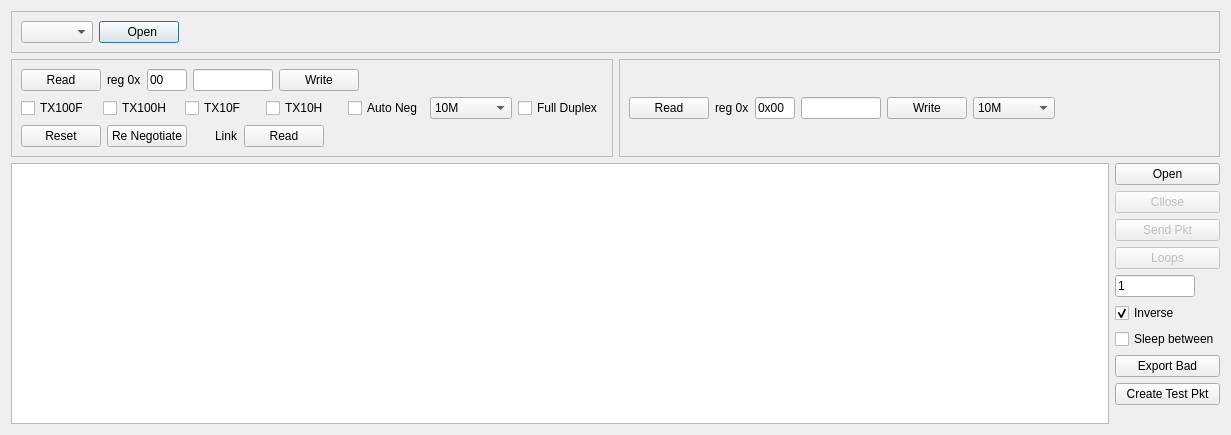
<?xml version="1.0" encoding="UTF-8"?>
<ui version="4.0">
 <class>Dialog</class>
 <widget class="QDialog" name="Dialog">
  <property name="geometry">
   <rect>
    <x>0</x>
    <y>0</y>
    <width>1231</width>
    <height>435</height>
   </rect>
  </property>
  <property name="windowTitle">
   <string>Dialog</string>
  </property>
  <layout class="QVBoxLayout" name="verticalLayout">
   <item>
    <widget class="QFrame" name="UART">
     <property name="frameShape">
      <enum>QFrame::StyledPanel</enum>
     </property>
     <property name="frameShadow">
      <enum>QFrame::Plain</enum>
     </property>
     <layout class="QHBoxLayout" name="horizontalLayout_4">
      <item>
       <widget class="QComboBox" name="m_listUARTs"/>
      </item>
      <item>
       <widget class="QPushButton" name="m_btnOpenUART">
        <property name="sizePolicy">
         <sizepolicy hsizetype="Fixed" vsizetype="Fixed">
          <horstretch>0</horstretch>
          <verstretch>0</verstretch>
         </sizepolicy>
        </property>
        <property name="text">
         <string>  Open</string>
        </property>
        <property name="icon">
         <iconset resource="icons.qrc">
          <normaloff>:/new/icons/Icons/LedGray.png</normaloff>:/new/icons/Icons/LedGray.png</iconset>
        </property>
       </widget>
      </item>
      <item>
       <spacer name="horizontalSpacer_2">
        <property name="orientation">
         <enum>Qt::Horizontal</enum>
        </property>
        <property name="sizeHint" stdset="0">
         <size>
          <width>40</width>
          <height>20</height>
         </size>
        </property>
       </spacer>
      </item>
     </layout>
    </widget>
   </item>
   <item>
    <layout class="QHBoxLayout" name="horizontalLayout_5">
     <item>
      <widget class="QFrame" name="verticalFrame">
       <property name="frameShape">
        <enum>QFrame::StyledPanel</enum>
       </property>
       <property name="frameShadow">
        <enum>QFrame::Sunken</enum>
       </property>
       <layout class="QVBoxLayout" name="verticalLayout_5">
        <item>
         <layout class="QHBoxLayout" name="horizontalLayout_7">
          <item>
           <widget class="QPushButton" name="m_btnReadRegMDIO0">
            <property name="text">
             <string>Read</string>
            </property>
           </widget>
          </item>
          <item>
           <widget class="QLabel" name="label">
            <property name="text">
             <string>reg 0x</string>
            </property>
           </widget>
          </item>
          <item>
           <widget class="QLineEdit" name="m_regNrForMDIO0">
            <property name="sizePolicy">
             <sizepolicy hsizetype="Fixed" vsizetype="Fixed">
              <horstretch>0</horstretch>
              <verstretch>0</verstretch>
             </sizepolicy>
            </property>
            <property name="maximumSize">
             <size>
              <width>40</width>
              <height>16777215</height>
             </size>
            </property>
            <property name="text">
             <string>00</string>
            </property>
           </widget>
          </item>
          <item>
           <widget class="QLineEdit" name="m_regReadDataForMDIO0">
            <property name="sizePolicy">
             <sizepolicy hsizetype="Fixed" vsizetype="Fixed">
              <horstretch>0</horstretch>
              <verstretch>0</verstretch>
             </sizepolicy>
            </property>
            <property name="maximumSize">
             <size>
              <width>80</width>
              <height>16777215</height>
             </size>
            </property>
            <property name="readOnly">
             <bool>false</bool>
            </property>
           </widget>
          </item>
          <item>
           <widget class="QPushButton" name="m_btnWriteRegMDIO0">
            <property name="text">
             <string>Write</string>
            </property>
           </widget>
          </item>
          <item>
           <spacer name="horizontalSpacer">
            <property name="orientation">
             <enum>Qt::Horizontal</enum>
            </property>
            <property name="sizeHint" stdset="0">
             <size>
              <width>40</width>
              <height>20</height>
             </size>
            </property>
           </spacer>
          </item>
         </layout>
        </item>
        <item>
         <layout class="QHBoxLayout" name="horizontalLayout_3">
          <item>
           <widget class="QCheckBox" name="m_cbTx0_100F">
            <property name="text">
             <string>TX100F</string>
            </property>
           </widget>
          </item>
          <item>
           <widget class="QCheckBox" name="m_cbTx0_100H">
            <property name="text">
             <string>TX100H</string>
            </property>
           </widget>
          </item>
          <item>
           <widget class="QCheckBox" name="m_cbTx0_10F">
            <property name="text">
             <string>TX10F</string>
            </property>
           </widget>
          </item>
          <item>
           <widget class="QCheckBox" name="m_cbTx0_10H">
            <property name="text">
             <string>TX10H</string>
            </property>
           </widget>
          </item>
          <item>
           <widget class="QCheckBox" name="m_cbAutoNeg_0">
            <property name="text">
             <string>Auto Neg</string>
            </property>
           </widget>
          </item>
          <item>
           <widget class="QComboBox" name="m_comboSpeed_0">
            <item>
             <property name="text">
              <string>10M</string>
             </property>
            </item>
            <item>
             <property name="text">
              <string>100M</string>
             </property>
            </item>
            <item>
             <property name="text">
              <string>1G</string>
             </property>
            </item>
            <item>
             <property name="text">
              <string>Reserved</string>
             </property>
            </item>
           </widget>
          </item>
          <item>
           <widget class="QCheckBox" name="m_cbFullDuplex_0">
            <property name="text">
             <string>Full Duplex</string>
            </property>
           </widget>
          </item>
         </layout>
        </item>
        <item>
         <layout class="QHBoxLayout" name="horizontalLayout_9">
          <item>
           <widget class="QPushButton" name="m_reset_phy_0">
            <property name="text">
             <string>Reset</string>
            </property>
           </widget>
          </item>
          <item>
           <widget class="QPushButton" name="m_btnReNegotiate0">
            <property name="text">
             <string>Re Negotiate</string>
            </property>
           </widget>
          </item>
          <item>
           <widget class="QLabel" name="m_ledLink_0">
            <property name="sizePolicy">
             <sizepolicy hsizetype="Fixed" vsizetype="Fixed">
              <horstretch>16</horstretch>
              <verstretch>16</verstretch>
             </sizepolicy>
            </property>
            <property name="maximumSize">
             <size>
              <width>16</width>
              <height>16</height>
             </size>
            </property>
            <property name="text">
             <string/>
            </property>
            <property name="textFormat">
             <enum>Qt::AutoText</enum>
            </property>
            <property name="pixmap">
             <pixmap resource="icons.qrc">:/new/icons/Icons/LedGray.png</pixmap>
            </property>
            <property name="scaledContents">
             <bool>true</bool>
            </property>
           </widget>
          </item>
          <item>
           <widget class="QLabel" name="label_5">
            <property name="text">
             <string>Link</string>
            </property>
           </widget>
          </item>
          <item>
           <widget class="QPushButton" name="m_btnUpdateUi_0">
            <property name="text">
             <string>Read</string>
            </property>
           </widget>
          </item>
          <item>
           <spacer name="horizontalSpacer_6">
            <property name="orientation">
             <enum>Qt::Horizontal</enum>
            </property>
            <property name="sizeHint" stdset="0">
             <size>
              <width>40</width>
              <height>20</height>
             </size>
            </property>
           </spacer>
          </item>
         </layout>
        </item>
       </layout>
      </widget>
     </item>
     <item>
      <widget class="QFrame" name="verticalFrame_2">
       <property name="frameShape">
        <enum>QFrame::StyledPanel</enum>
       </property>
       <property name="frameShadow">
        <enum>QFrame::Sunken</enum>
       </property>
       <layout class="QVBoxLayout" name="verticalLayout_6">
        <item>
         <layout class="QHBoxLayout" name="horizontalLayout_8">
          <item>
           <widget class="QPushButton" name="m_btnReadRegMDIO1">
            <property name="text">
             <string>Read</string>
            </property>
           </widget>
          </item>
          <item>
           <widget class="QLabel" name="label_2">
            <property name="text">
             <string>reg 0x</string>
            </property>
           </widget>
          </item>
          <item>
           <widget class="QLineEdit" name="m_regNrForMDIO1">
            <property name="sizePolicy">
             <sizepolicy hsizetype="Fixed" vsizetype="Fixed">
              <horstretch>0</horstretch>
              <verstretch>0</verstretch>
             </sizepolicy>
            </property>
            <property name="maximumSize">
             <size>
              <width>40</width>
              <height>16777215</height>
             </size>
            </property>
            <property name="text">
             <string>0x00</string>
            </property>
           </widget>
          </item>
          <item>
           <widget class="QLineEdit" name="m_regReadDataForMDIO1">
            <property name="sizePolicy">
             <sizepolicy hsizetype="Fixed" vsizetype="Fixed">
              <horstretch>0</horstretch>
              <verstretch>0</verstretch>
             </sizepolicy>
            </property>
            <property name="maximumSize">
             <size>
              <width>80</width>
              <height>16777215</height>
             </size>
            </property>
            <property name="readOnly">
             <bool>false</bool>
            </property>
           </widget>
          </item>
          <item>
           <widget class="QPushButton" name="m_btnWriteRegMDIO1">
            <property name="text">
             <string>Write</string>
            </property>
           </widget>
          </item>
          <item>
           <widget class="QComboBox" name="m_comboSpeed_1">
            <item>
             <property name="text">
              <string>10M</string>
             </property>
            </item>
            <item>
             <property name="text">
              <string>100M</string>
             </property>
            </item>
            <item>
             <property name="text">
              <string>1G</string>
             </property>
            </item>
            <item>
             <property name="text">
              <string>Reserved</string>
             </property>
            </item>
           </widget>
          </item>
          <item>
           <spacer name="horizontalSpacer_3">
            <property name="orientation">
             <enum>Qt::Horizontal</enum>
            </property>
            <property name="sizeHint" stdset="0">
             <size>
              <width>40</width>
              <height>20</height>
             </size>
            </property>
           </spacer>
          </item>
         </layout>
        </item>
       </layout>
      </widget>
     </item>
    </layout>
   </item>
   <item>
    <layout class="QHBoxLayout" name="horizontalLayout">
     <item>
      <widget class="QTableWidget" name="m_listEthCardNames"/>
     </item>
     <item>
      <layout class="QVBoxLayout" name="verticalLayout_3">
       <item>
        <widget class="QPushButton" name="m_btnOpenEthCard">
         <property name="text">
          <string>Open</string>
         </property>
        </widget>
       </item>
       <item>
        <widget class="QPushButton" name="m_btnCloseEthCard">
         <property name="enabled">
          <bool>false</bool>
         </property>
         <property name="text">
          <string>Cllose</string>
         </property>
        </widget>
       </item>
       <item>
        <widget class="QPushButton" name="m_btnSendPkt">
         <property name="enabled">
          <bool>false</bool>
         </property>
         <property name="text">
          <string>Send Pkt</string>
         </property>
        </widget>
       </item>
       <item>
        <widget class="QPushButton" name="pushButton">
         <property name="enabled">
          <bool>false</bool>
         </property>
         <property name="text">
          <string>Loops</string>
         </property>
        </widget>
       </item>
       <item>
        <widget class="QLineEdit" name="m_loopsCnt">
         <property name="sizePolicy">
          <sizepolicy hsizetype="Fixed" vsizetype="Fixed">
           <horstretch>0</horstretch>
           <verstretch>0</verstretch>
          </sizepolicy>
         </property>
         <property name="maximumSize">
          <size>
           <width>80</width>
           <height>16777215</height>
          </size>
         </property>
         <property name="text">
          <string>1</string>
         </property>
        </widget>
       </item>
       <item>
        <widget class="QCheckBox" name="m_cbInverse">
         <property name="text">
          <string>Inverse</string>
         </property>
         <property name="checked">
          <bool>true</bool>
         </property>
        </widget>
       </item>
       <item>
        <widget class="QCheckBox" name="m_cbSleepBetween">
         <property name="text">
          <string>Sleep between</string>
         </property>
        </widget>
       </item>
       <item>
        <widget class="QPushButton" name="m_btnExportBad">
         <property name="text">
          <string>Export Bad</string>
         </property>
        </widget>
       </item>
       <item>
        <widget class="QPushButton" name="m_btnCrewateTestPkt">
         <property name="text">
          <string>Create Test Pkt</string>
         </property>
        </widget>
       </item>
       <item>
        <spacer name="verticalSpacer">
         <property name="orientation">
          <enum>Qt::Vertical</enum>
         </property>
         <property name="sizeHint" stdset="0">
          <size>
           <width>20</width>
           <height>40</height>
          </size>
         </property>
        </spacer>
       </item>
      </layout>
     </item>
    </layout>
   </item>
  </layout>
 </widget>
 <resources>
  <include location="icons.qrc"/>
 </resources>
 <connections/>
</ui>
